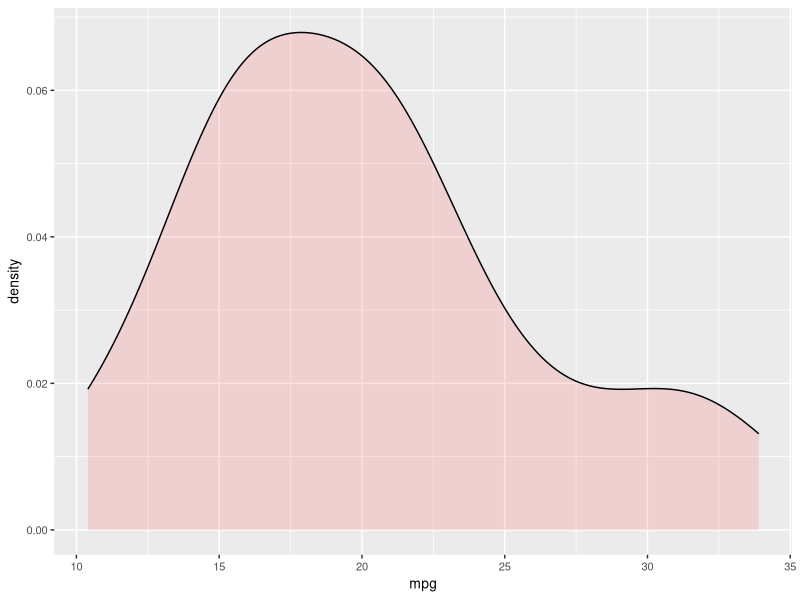
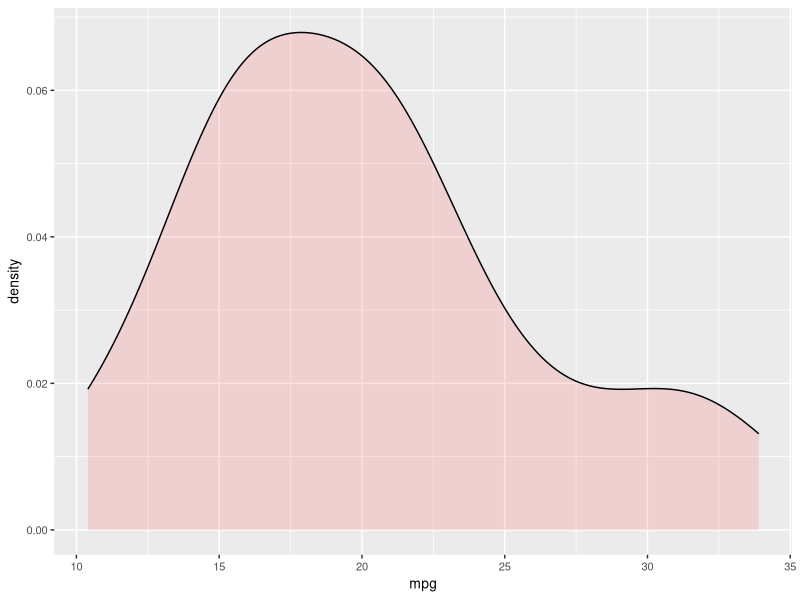

Write R code to recreate these figures, in order.
## ---- chunk 1
library(ggplot2)
mt <- ggplot(mtcars, aes(mpg)) + geom_density(alpha=.2, fill="#FF6666") +
theme(axis.title.x = element_text(size=10),axis.text.x  = element_text(size=8),
axis.title.y = element_text(size=10),axis.text.y  = element_text(size=8))
mt
## ---- chunk 2
library(ggplot2)
mt <- ggplot(mtcars, aes(mpg)) + geom_density(alpha=.2, fill="#FF6666") +
theme(axis.title.x = element_text(size=10),axis.text.x  = element_text(size=8),
axis.title.y = element_text(size=10),axis.text.y  = element_text(size=8))
mt
